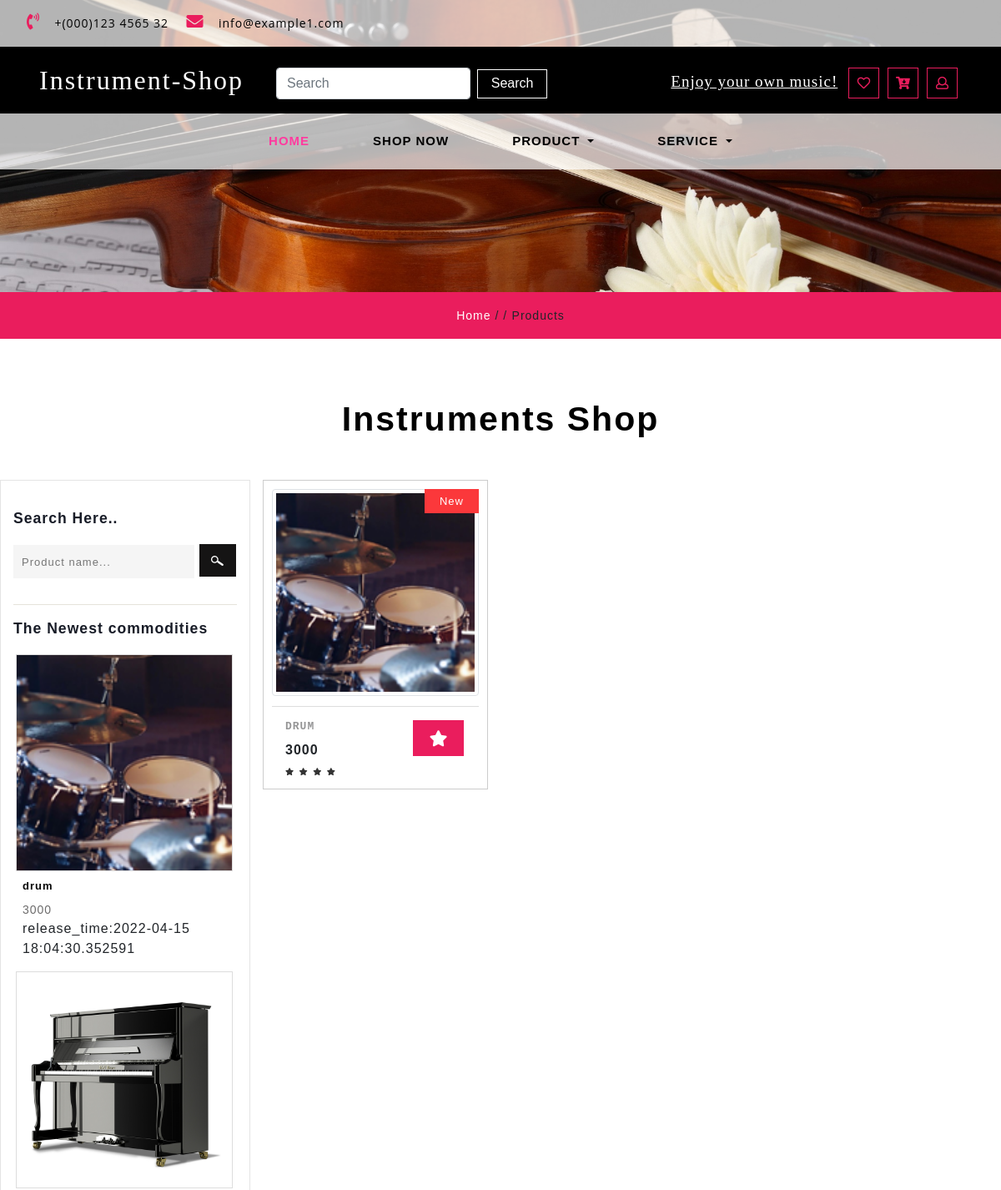
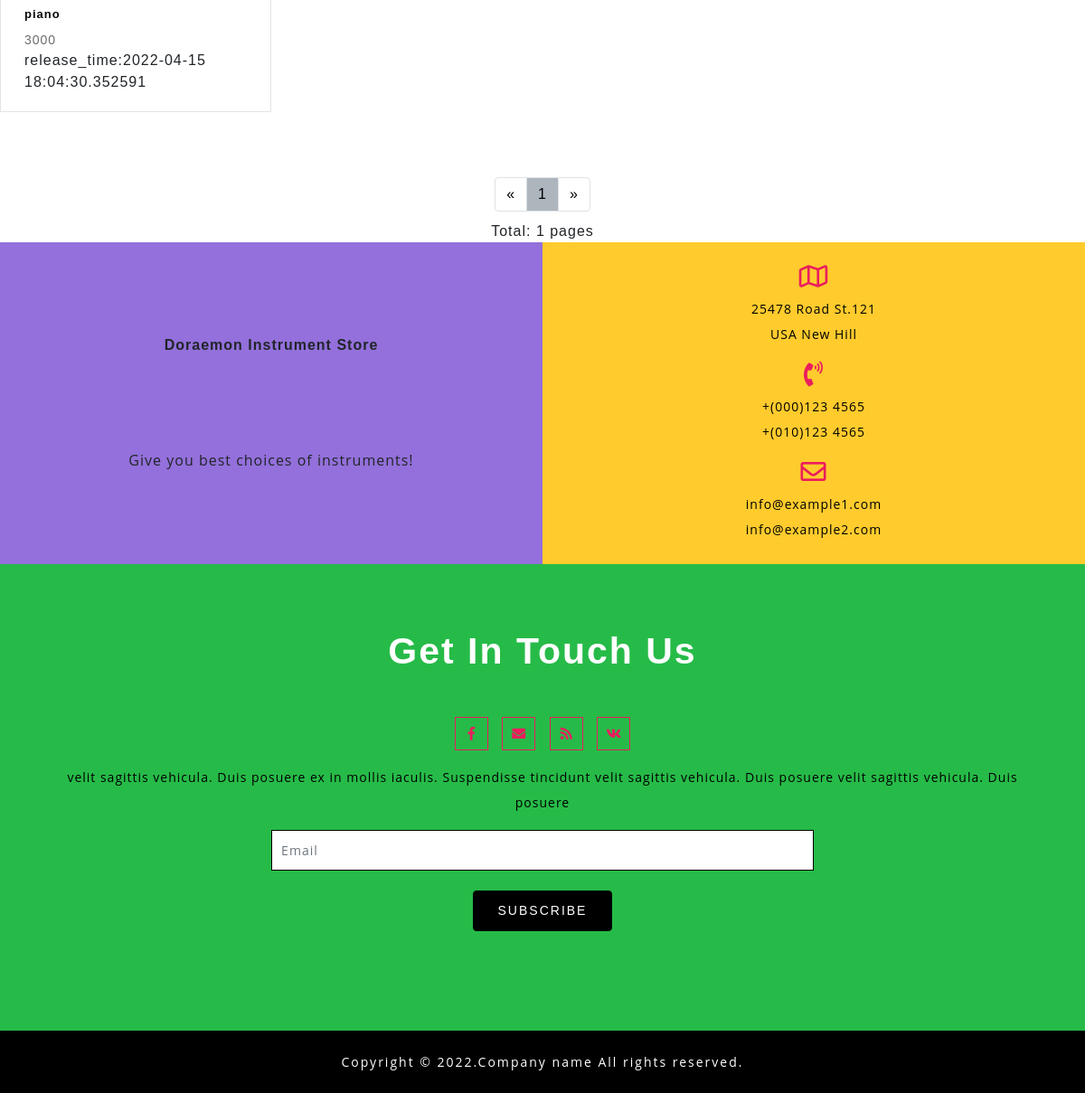
The app's page /product?type=1 with its own data (2 pictures, top to bottom).
### app/models.py (models this page shows)
class Commodity(db.Model):
    __tablename__ = "commodity"
    __table_args__ = {'extend_existing': True}
    id = db.Column(db.Integer, primary_key=True, autoincrement=True)
    commodity_name = db.Column(db.String(32), nullable=False)
    release_time = db.Column(db.DateTime, default=datetime.now)
    cargo_quantity = db.Column(db.Integer, nullable=False)
    pic_path = db.Column(db.String(64), nullable=True)
    price = db.Column(db.Integer, nullable=False)
    introduction = db.Column(db.String(64), nullable=True)
    type = db.Column(db.String(32), nullable=False)
    collect_num = db.Column(db.Integer, default=0)
    is_collect = db.Column(db.Boolean, default=False, nullable=False)

### app/routes.py (the view)
@app.route('/product')
def product():
    types = request.args.get('type', None)
    if not types:
        return redirect(url_for('base'))
    if not all_type[types]:
        return redirect(url_for('base'))
    page = request.args.get('page', 1, type=int)
    products = Commodity.query.filter_by(type=all_type[types]).paginate(page,
                                                                        per_page=5,
                                                                        error_out=False)
    user_id = session.get('uid')
    for commodity in products.items:
        collections = Collections.query.filter_by(user_id=user_id, commodity_id=commodity.id).first()
        if collections:
            commodity.is_collected = True
        else:
            commodity.is_collected = False
    if islogined():
        authority = session.get('authority')
        user_icon = setIcon()
    else:
        authority = 0
        user_icon = 'NULL'
    new_commodities = Commodity.query.order_by(Commodity.id.desc()).all()[0:5]
    return render_template('product.html', islogin=islogined(), products=products, types=all_type,
                           type_value=all_type.values(),
                           authority=authority, new_commodities=new_commodities, icon=user_icon, type=types,
                           user_id=user_id)

### app/templates/product.html (shortened to what this page needs)
{% extends "base.html" %}
{% block content %}
    <link href="../static/css/paginationbar.css" rel='stylesheet' type='text/css' media="all">
    <link href="../static/css/bootstrap.min.css" rel="stylesheet" type="text/css" media="all">
    <link href="../static/css/fontawesome-all.min.css" rel="stylesheet" type="text/css" media="all">
    <link rel="stylesheet" href="../static/css/shop.css" type="text/css">
    <link rel="stylesheet" type="text/css" href="../static/css/jquery-ui1.css">
    <link href="../static/css/style.css" rel='stylesheet' type='text/css' media="all">
    <div class="inner_page-banner one-img">
    </div>
    <div class="using-border py-3">
        <div class="inner_breadcrumb  ml-4">
            <ul class="short_ls">
                <li>
                    <a href="index">Home</a>
                    <span>/ /</span>
                </li>
                <li>Products</li>
            </ul>
        </div>
    </div>
    <section class="contact py-lg-4 py-md-3 py-sm-3 py-3">
        <div class="container-fluid py-lg-5 py-md-4 py-sm-4 py-3">
            <h3 class="title text-center mb-lg-5 mb-md-4 mb-sm-4 mb-3">Instruments Shop</h3>
            <div class="row">
                <div class="side-bar col-lg-3">
                    <div class="search-hotel">
                        <h3 class="agileits-sear-head">Search Here..</h3>
                        <form action="#" method="post">
                            <input type="search" placeholder="Product name..." name="search" required="">
                            <input type="submit" value=" ">
                        </form>
                    </div>
                    <div class="deal-leftmk left-side">
                        <h3 class="agileits-sear-head">The Newest commodities</h3>
                        {% for commodity in new_commodities %}
                            <div class="row special-sec1">
                                <div class="col-xs-4 img-deals">
                                    <img src="{{ commodity.pic_path }}" alt="" class="img-fluid">
                                </div>
                                <div class="col-xs-8 img-deal1">
                                    <h3>{{ commodity.commodity_name }}</h3>
                                    <a href="single/{{ commodity.id }}">{{ commodity.price }}</a><br>
                                    <span>release_time:{{ commodity.release_time }}</span>
                                </div>
                            </div>
                        {% endfor %}
                    </div>
                </div>
                <div class="left-ads-display col-lg-9">
                    {% for product in products.items %}
                        <div class="row">
                            <div class="col-lg-4 col-md-6 col-sm-6 product-men women_two">
                                <div class="product-toys-info">
                                    <div class="men-pro-item">
                                        <div class="men-thumb-item">
                                            <img src="{{ product.pic_path }}" class="img-thumbnail img-fluid" alt="">
                                            <span class="product-new-top">New</span>
                                        </div>
                                        <div class="item-info-product">
                                            <div class="info-product-price">
                                                <div class="grid_meta">
                                                    <div class="product_price">
                                                        <h4>
                                                            <a href="single/{{ product.id }}">{{ product.commodity_name }}</a>
                                                        </h4>
                                                        <div class="grid-price mt-2">
                                                            <span class="money ">{{ product.price }}</span>
                                                        </div>
                                                    </div>
                                                    <ul class="stars">
                                                        <li>
                                                            <a href="#">
                                                                <i class="fas fa-star"></i>
                                                            </a>
                                                        </li>
                                                        <li>
                                                            <a href="#">
                                                                <i class="fas fa-star"></i>
                                                            </a>
                                                        </li>
                                                        <li>
                                                            <a href="#">
                                                                <i class="fas fa-star"></i>
                                                            </a>
                                                        </li>
                                                        <li>
                                                            <a href="#">
                                                                <i class="fas fa-star"></i>
                                                            </a>
                                                        </li>
                                                    </ul>
                                                </div>
                                                <div class="toys single-item hvr-outline-out">
                                                    <button id="button_collect{{ product.id }}"
                                                            class="toys-cart ptoys-cart"
                                                            {% if product.is_collected %}
                                                            style="background: rgb(255, 193, 7)"
                                                            {% else %}
                                                            style="background: #ea1d5d"
                                                            {% endif %}
                                                            onclick=collect("{{ product.id }}")>
                                                        <i class="fas fa-star"></i>
                                                    </button>
                                                </div>
                                            </div>
                                        </div>
                                    </div>
                                </div>
                            </div>
                        </div>
                    {% endfor %}
                </div>
            </div>
        </div>
    </section>
    <ul class="pagination-nav">
        <li class="page-item-nav">
            {% if  not products.has_prev %}
                <a class="page-link-nav" href="/product?type={{ type }}&page={{ products.page }}"
                   aria-label="Previous">
            {% endif %}
            <span aria-hidden="true">«</span>
            </a>
        </li>
        <li class="page-item-nav">
            <a class="page-link-nav"
               href="/product?type={{ type }}&page={{ products. page }}"
               style="background: #adb5bd">{{ products. page }}</a>
        </li>
        <li class="page-item-nav">
            {% if not products.has_next %}
                <a class="page-link-nav" href="/product?type={{ type }}&page={{ products.page }}"
                   aria-label="Next">
            {% endif %}
            <span aria-hidden="true">»</span>
            </a>
        </li>
    </ul>
    <ul style="display: flex;justify-content: center">
        <span>Total: {{ products.pages }} pages</span>
    </ul>
    <section class="subscribe">
        <div class="container-fluid">
            <div class="row">
                <div class="col-lg-6 col-md-6 map-info-right px-0 text-center">
                        <div class="address-gried-2">
                            <b>Doraemon Instrument Store</b>
                            <p>
                                Give you best choices of instruments!
                            </p>
                        </div>
                </div>
                <div class="col-lg-6 col-md-6 address-w3l-right text-center">
                    <div class="address-gried ">
                        <span class="far fa-map"></span>
                        <p>25478 Road St.121<br>USA New Hill
                        </div>
                    <div class="address-gried mt-3">
                        <span class="fas fa-phone-volume"></span>
                        <p> +(000)123 4565<br>+(010)123 4565</p>
                    </div>
                    <div class=" address-gried mt-3">
                        <span class="far fa-envelope"></span>
                        <p><a href="mailto:info@example.com">info@example1.com</a>
                            <br><a href="mailto:info@example.com">info@example2.com</a>
                        </p>
                    </div>
                </div>
            </div>
        </div>
    </section>
    <section class="sub-below-address py-lg-4 py-md-3 py-sm-3 py-3">
        <div class="container py-lg-5 py-md-5 py-sm-4 py-3">
            <h3 class="title clr text-center mb-lg-5 mb-md-4 mb-sm-4 mb-3">Get In Touch Us</h3>
            <div class="icons mt-4 text-center">
                <ul>
                    <li><a href="#"><span class="fab fa-facebook-f"></span></a></li>
                    <li><a href="#"><span class="fas fa-envelope"></span></a></li>
                    <li><a href="#"><span class="fas fa-rss"></span></a></li>
                    <li><a href="#"><span class="fab fa-vk"></span></a></li>
                </ul>
                <p class="my-3">velit sagittis vehicula. Duis posuere
                    ex in mollis iaculis. Suspendisse tincidunt
                    velit sagittis vehicula. Duis posuere
                    velit sagittis vehicula. Duis posuere
                </p>
            </div>
            <div class="email-sub-agile">
                <form action="#" method="post">
                    <div class="form-group sub-info-mail">
                        <input type="email" class="form-control email-sub-agile" placeholder="Email">
                    </div>
                    <div class="text-center">
                        <button type="submit" class="btn subscrib-btnn">Subscribe</button>
                    </div>
                </form>
            </div>
        </div>
    </section>
    <footer class="py-lg-4 py-md-3 py-sm-3 py-3 text-center">
        <div class="copy-agile-right">
            <p>
                Copyright &copy; 2022.Company name All rights reserved.
            </p>
        </div>
    </footer>
{% endblock %}

### records on screen
Commodity: pic_path (picture), commodity_name "drum", price "3000", release_time "2022-04-15 18:04:30.352591", commodity_name "DRUM"
Commodity: pic_path (picture), commodity_name "piano", price "3000", release_time "2022-04-15 18:04:30.352591"

### other values on screen
{{ products. page }} "1"
{{ products.pages }} "1"
